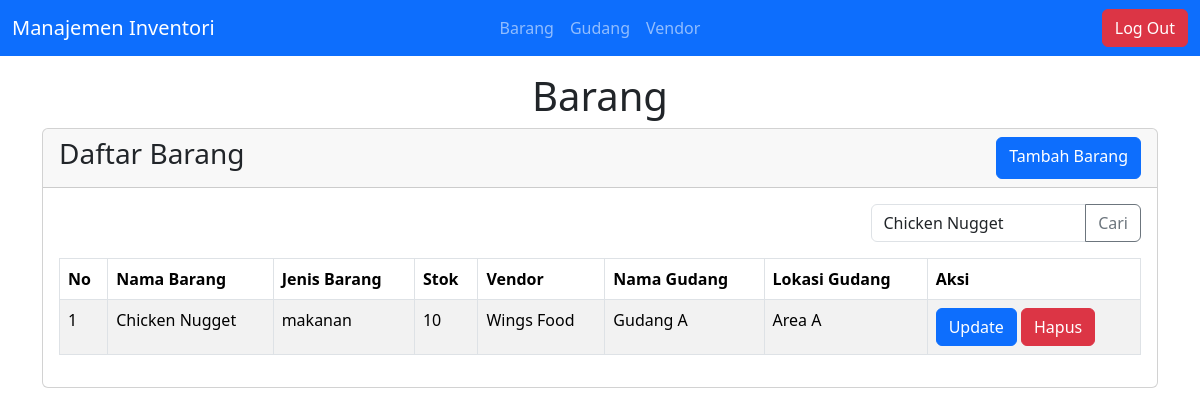
/views/barang/kelola_barang.php?s=Chicken Nugget (signed in), run on the app's committed database.
### tables this page shows
CREATE TABLE `barang` (
  `id_barang` int(8) NOT NULL,
  `nama_barang` varchar(30) NOT NULL,
  `jenis_barang` varchar(30) NOT NULL,
  `lokasi_gudang` varchar(25) NOT NULL,
  `barcode` int(8) NOT NULL,
  `stok` int(2) NOT NULL
);

CREATE TABLE `vendor` (
  `nama_barang` varchar(30) NOT NULL,
  `nama_vendor` varchar(30) NOT NULL,
  `nomor_invoice` int(8) NOT NULL,
  `kontak` int(8) NOT NULL
);

CREATE TABLE `gudang` (
  `lokasi_gudang` varchar(25) NOT NULL,
  `nama_gudang` varchar(30) NOT NULL
);

### views/barang/kelola_barang.php (the view, shortened to what this page needs)
<?php
require_once '../../koneksi.php';
if(isset($_GET['s']) && !empty($_GET['s'])) {
    $yang_dicari = $_GET['s'];
    $sql_pencarian =
        "SELECT barang.*,
        vendor.nama_vendor,
        gudang.nama_gudang
        FROM barang
        JOIN vendor ON vendor.nama_barang = barang.nama_barang
        JOIN gudang ON gudang.lokasi_gudang = barang.lokasi_gudang
        WHERE barang.nama_barang LIKE ?
    ";
    $yang_dicari = '%' . $yang_dicari . '%';
    $stmt_pencarian = $conn->prepare($sql_pencarian);
    $stmt_pencarian->bind_param('s',$yang_dicari);
    if(!$stmt_pencarian->execute()) {
        echo "Gagal mengambil data yang disaring";
        exit;
    }
    $result_pencarian = $stmt_pencarian->get_result();
}
$sql = "SELECT barang.*,
        vendor.nama_vendor,
        gudang.nama_gudang
        FROM barang
        JOIN vendor ON vendor.nama_barang = barang.nama_barang
        JOIN gudang ON gudang.lokasi_gudang = barang.lokasi_gudang
";
$stmt = $conn->prepare($sql);
$result = $stmt->get_result();
?>
<?php  require_once '../layout/header.php';?>
<section class="pt-3" id="content">
    <div class="container">
        <div class="row">
            <div class="col">
                <h1 class="text-center">Barang</h1>
            </div>
        </div>
        <div class="row">
            <div class="col-12">
                <div class="card">
                    <div class="card-header d-flex justify-content-between">
                        <h3>Daftar Barang</h3>
                        <a href="pilih_vendor.php" class="btn btn-primary">Tambah Barang</a>
                    </div>
                    <div class="card-body">
                        <form action="" method="get">
                            <div class="col-12 input-group mb-3 w-25 float-end">
                                <input type="text" name="s" class="form-control" placeholder="Cari Nama Barang..." <?php if(isset($_GET['s']) && !empty($_GET['s'])) echo 'value="'. $_GET['s'] .'"'; ?> maxlength="30">
                                <button type="submit" class="btn btn-outline-secondary">Cari</button>
                            </div>
                        </form>
                        <div class="col-12 table-responsive">
                            <table class="table table-striped table-bordered table-hover">
                                <thead>
                                    <tr>
                                        <th scope="col">No</th>
                                        <th scope="col">Nama Barang</th>
                                        <th scope="col">Jenis Barang</th>
                                        <th scope="col">Stok</th>
                                        <th scope="col">Vendor</th>
                                        <th scope="col">Nama Gudang</th>
                                        <th scope="col">Lokasi Gudang</th>
                                        <th scope="col">Aksi</th>
                                    </tr>
                                </thead>
                                <tbody>
                                <?php $i = 1 ?>
                                <?php if(!isset($_GET['s']) || empty($_GET['s'])) : ?>
                                    <?php while($row = $result->fetch_assoc()) : ?>
                                    <tr>
                                        <td><?= $i ?></td>
                                        <td><?= $row['nama_barang'] ?></td>
                                        <td><?= $row['jenis_barang'] ?></td>
                                        <td><?= $row['stok'] ?></td>
                                        <td><?= $row['nama_vendor'] ?></td>
                                        <td><?= $row['nama_gudang'] ?></td>
                                        <td><?= $row['lokasi_gudang'] ?></td>
                                        <td>
                                            <a href="update_barang.php?id_barang=<?= $row['id_barang'] ?>" class="btn btn-primary">Update</a>
                                            <a href="../../system/crud/crud_barang.php?act=delete&id_barang=<?= $row['id_barang'] ?>" class="btn btn-danger" onclick="return confirm('Anda Yakin?');">Hapus</a>
                                        </td>
                                    </tr>
                                    <?php $i++; ?>
                                    <?php endwhile; ?>
                                <?php else : ?>
                                    <?php while($row_pencarian = $result_pencarian->fetch_assoc()) : ?>
                                    <tr>
                                        <td><?= $i ?></td>
                                        <td><?= $row_pencarian['nama_barang'] ?></td>
                                        <td><?= $row_pencarian['jenis_barang'] ?></td>
                                        <td><?= $row_pencarian['stok'] ?></td>
                                        <td><?= $row_pencarian['nama_vendor'] ?></td>
                                        <td><?= $row_pencarian['nama_gudang'] ?></td>
                                        <td><?= $row_pencarian['lokasi_gudang'] ?></td>
                                        <td>
                                            <a href="update_barang.php?id_barang=<?= $row_pencarian['id_barang'] ?>" class="btn btn-primary">Update</a>
                                            <a href="../../system/crud/crud_barang.php?act=delete&id_barang=<?= $row_pencarian['id_barang'] ?>" class="btn btn-danger" onclick="return confirm('Anda Yakin?')">Hapus</a>
                                        </td>
                                    </tr>
                                    <?php $i++; ?>
                                    <?php endwhile; ?>
                                <?php endif; ?>
                                </tbody>
                            </table>
                        </div>
                    </div>
                </div>
            </div>
        </div>
    </div>
</section>
<?php  require_once '../layout/footer.php';?>

### data on the page
barang: nama_barang "Chicken Nugget", jenis_barang "makanan", stok "10", nama_barang.nama_vendor "Wings Food", lokasi_gudang.nama_gudang "Gudang A", lokasi_gudang "Area A"
